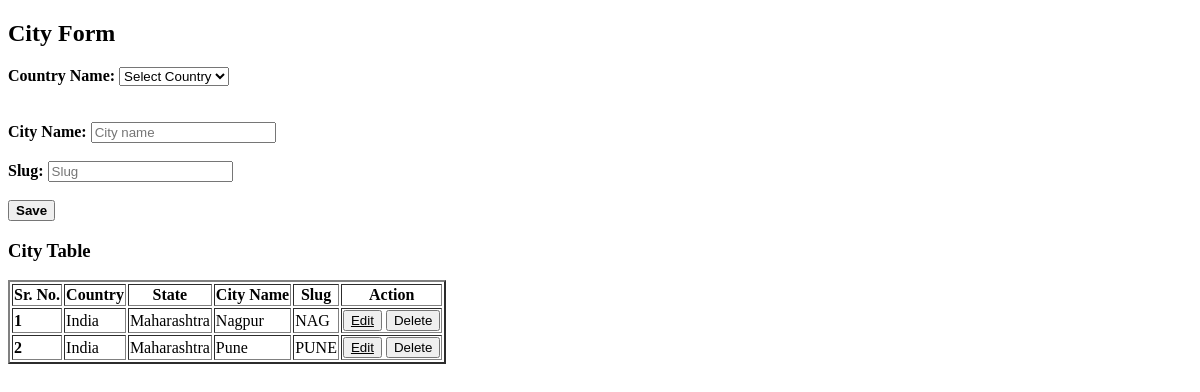
The page /city on the database as committed earlier.
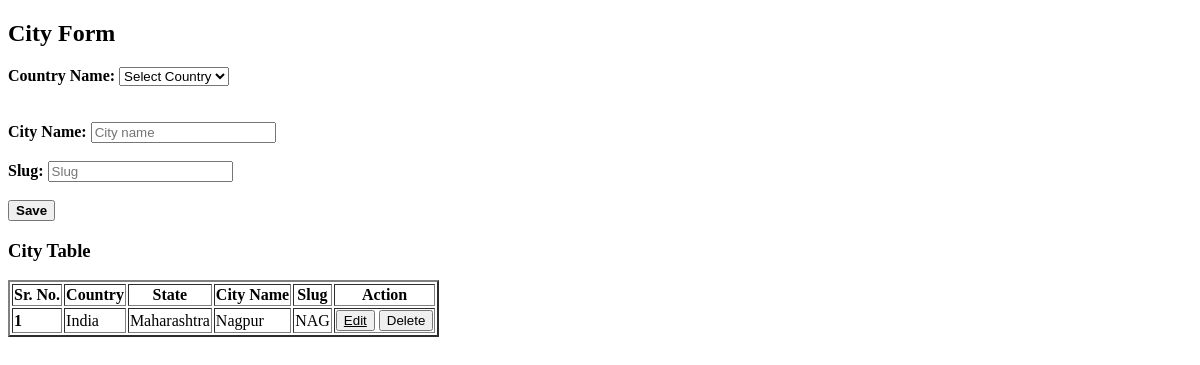
The same page on the database as committed later.
### location_main/models.py (models this page shows, shortened)
class Base(models.Model):
    is_active = models.BooleanField(default=True)
    Created_date = models.DateTimeField(auto_now_add=True)
    Updated_date = models.DateTimeField(auto_now=True)
    uuid = models.UUIDField(default=uuid.uuid4)
    class Meta:
        abstract = True

class City(Base):
    name = models.CharField(max_length=100)
    slug = models.SlugField(unique=True)
    country = models.ForeignKey(Country, on_delete=models.CASCADE)
    state = models.ForeignKey(State, on_delete=models.SET_NULL, null=True)

class State(Base):
    name = models.CharField(max_length=100)
    slug = models.SlugField(unique=True)
    country = models.ForeignKey(Country, on_delete=models.CASCADE)
    language = models.CharField(max_length=100)
    population = models.IntegerField()

class Country(Base):
    name = models.CharField(max_length=100)
    slug = models.SlugField(unique=True)
    code = models.CharField(max_length=10, unique=True)
    flag = models.ImageField(upload_to='flag')
    is_state_available = models.BooleanField(default=True)

### location_main/views.py (the view, shortened to what this page needs)
# urls.py: path('city',CityView.as_view(), name='city'),
class CityView(View):
    def get(self, request):
        countries = Country.objects.all()
        states = State.objects.all()
        cities = City.objects.all()
        context = {'countries': countries, 'states': states, 'cities': cities}
        return render(request, 'city.html', context)

### template/city.html (shortened to what this page needs)
<!DOCTYPE html>
<html lang="en">
<head>
</head>
<body>
    <h2>City Form</h2>
    <div class="card-body">
        <form action="{% url 'city' %}" method="post">
            <div class="row">
                <div class="col-6">
                    <label class="form-label" for="country_id"><b>Country Name: </b></label>
                    <select class="form-control" id="country_id" name="country_id">
                        <option value="">Select Country</option>
                    </select>
                </div><br>
            </div>
                    <br>
                    <div class="row mb-3">
                        <div class="col-md-6">
                            <label class="form-label" for="city_name"><b>City Name:</b></label>
                            <input type="text" class="form-control" id="city_name" name="city_name" placeholder="City name" required/>
                        </div>
                        <br>
                        <div class="col-md-6">
                            <label class="form-label" for="city_slug"><b>Slug:</b></label>
                            <input type="text" class="form-control" id="city_slug" name="city_slug" placeholder="Slug" required/>
                        </div>
                    </div>
                </div>
                <br>
                <button type="submit" class="btn btn-primary"><b>Save</b></button>
    <div class="card">
        <h3 class="card-header">City Table</h3>
        <div class="table-responsive text-nowrap">
            <table class="table" border="2px">
                <thead>
                    <tr>
                        <th>Sr. No.</th>
                        <th>Country</th>
                        <th>State</th>
                        <th>City Name</th>
                        <th>Slug</th>
                        <th>Action</th>
                    </tr>
                </thead>
                <tbody>
                    {% for city in cities %}
                    <tr>
                        <td><strong>{{ forloop.counter }}</strong></td>
                        <td>{% if city.state %}{{ city.state.country.name }}{% else %}{{ city.country.name }}{% endif %}</td>
                        <td>{% if city.state %}{{ city.state.name }}{% else %}No state{% endif %}</td>
                        <td>{{ city.name }}</td>
                        <td>{{ city.slug }}</td>
                        <td>
                            <button type="button"><a href="{% url 'city_update' city.slug %}" class="btn btn-sm btn-primary" style="color: black;">Edit</a></button>
                            <button type="button" onclick="openModal('{{ city.slug }}', '{{ city.name }}')">Delete</button>
                        </td>
                    </tr>
                    {% endfor %}
                </tbody>
            </table>
        </div>
    </div>
</body>
</html>

Rows that differ between the two databases and show on the page:
removed City: state.country.name "India", state.name "Maharashtra", name "Pune", slug "PUNE"
